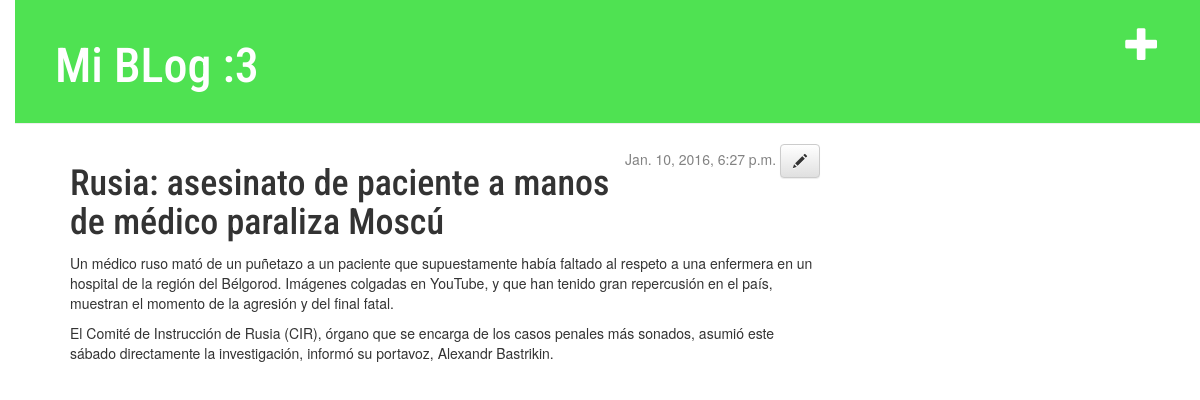
The app's page /post/2/ with its own data.
### blog/models.py (models this page shows, shortened)
class Post(models.Model):
	autor=models.ForeignKey('auth.User')
	titulo=models.CharField(max_length=200)
	texto=models.TextField()
	creacion_fecha=models.DateTimeField(default=timezone.now)
	publicacion_fecha=models.DateTimeField(blank=True,null=True)

### blog/views.py (the view)
# urls.py: url(r'^post/(?P<post_pk>[0-9]+)/$', views.post_detalle),
def post_detalle(request,post_pk):
	post=get_object_or_404(Post,pk=post_pk)
	return render(request, 'blog/post_detalle.html',{'post':post})

### blog/templates/blog/post_detalle.html
{% extends 'blog/base.html' %}
    {% block content %}
        <div class="date">
        {% if post.publicacion_fecha %}
            {{ post.publicacion_fecha }}
        {% endif %}
        <a class="btn btn-default" href="{% url 'post_editar' post_pk=post.pk %}"><span class="glyphicon glyphicon-pencil"></span></a>
        </div>
        <h1>{{ post.titulo }}</h1>
        <p>{{ post.texto|linebreaks }}</p>
    {% endblock %}

### blog/static/css/blog.css (style rules this page uses)
body { padding-left: 15px; }
h1, h2, h3, h4 { font-family: 'Roboto Condensed', cursive; }
.date { float: right; color: #828282; }

### records on screen
Post: publicacion_fecha "Jan. 10, 2016, 6:27 p.m.", titulo "Rusia: asesinato de paciente a manos de médico paraliza Moscú", texto "Un médico ruso mató de un puñetazo a un paciente que supuestamente había faltado al respeto a una enfermera en un hospital de la región del Bélgorod. Imágenes colgadas en YouTube, y que han tenido gran repercusión en el país, muestran el momento de la agresión y del final fatal. El Comité de Instrucción de Rusia (CIR), órgano que se encarga de los casos penales más sonados, asumió este sábado directamente la investigación, informó su portavoz, Alexandr Bastrikin."
